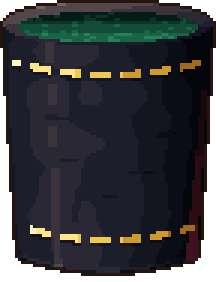
#> input picture assets/art/pixel-v3/vaso-v3.png, 72 x 94 px (shown 3 times larger)
$ python make_vaso_jugabilidad.py
#> lines starting #> are read from the running program, lines starting #| are printed output that depends on the picture; after the words box and inside, x2 and y2 are one past the last pixel; in counts of white or black regions, pixels touching at a corner belong together
#> further down, cup is the input picture: PIL image 72x94 RGBA; mean R, G, B, A 31.5, 32.8, 36.3, 225
"""Sprites del vaso para la etapa de jugabilidad (M1/M6): brillo dorado y pared delantera.

Parten del dibujo existente `vaso-v3.png` sin modificarlo. Se trabaja en la grilla lógica (720x450);
el juego los dibuja a x2 con filtro NEAREST.
  - vaso-brillo-v3.png : contorno dorado en tres anillos (#fff0a0 90%, #ffc850 50%, #f09628 25%) alrededor de la silueta.
  - vaso-frente-v3.png : solo la pared delantera (lo que queda por debajo del interior verde), para que el dado
                         que entra o sale se vea detrás de ella.
"""
from pathlib import Path
import numpy as np
from PIL import Image
from scipy import ndimage as nd

ART = Path(__file__).resolve().parents[2] / "assets" / "art" / "pixel-v3"
RINGS = [((255, 240, 160), 230), ((255, 200, 80), 130), ((240, 150, 40), 60)]
MARGIN = 8


def glow(cup: Image.Image) -> Image.Image:
    a = np.zeros((cup.height + 2 * MARGIN, cup.width + 2 * MARGIN), bool)
    a[MARGIN:MARGIN + cup.height, MARGIN:MARGIN + cup.width] = np.array(cup)[..., 3] > 0
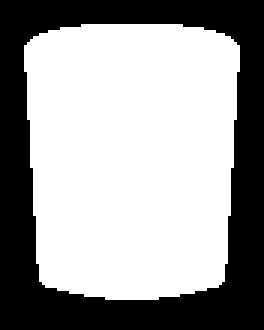
#> a: shape (110, 88) bool (shown 3 times larger); 61.7% white; 1 black region, box (x1, y1, x2, y2) and area: (0, 0, 88, 110) 3708
    out = np.zeros(a.shape + (4,), np.uint8)
    prev = a
    for r, (col, alpha) in enumerate(RINGS):
        grown = nd.binary_dilation(prev, iterations=1 if r == 0 else 2)
        out[grown & ~prev] = col + (alpha,)
        prev = grown
#> this loop made 3 passes
#> pass 1, in glow, `grown = nd.binary_dilation(prev, iterations=1 if r == 0 else 2)`:
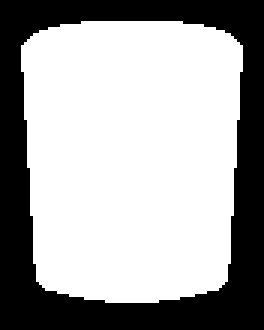
#> grown: shape (110, 88) bool (shown 3 times larger); 64.7% white; 1 black region, box (x1, y1, x2, y2) and area: (0, 0, 88, 110) 3416
#> pass 2, in glow, `grown = nd.binary_dilation(prev, iterations=1 if r == 0 else 2)`:
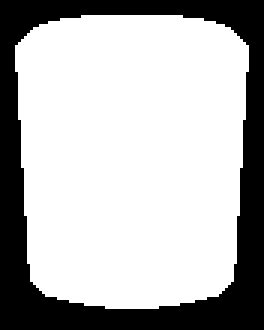
#> grown: shape (110, 88) bool (shown 3 times larger); 70.9% white; 1 black region, box (x1, y1, x2, y2) and area: (0, 0, 88, 110) 2820
#> pass 3, in glow, `grown = nd.binary_dilation(prev, iterations=1 if r == 0 else 2)`:
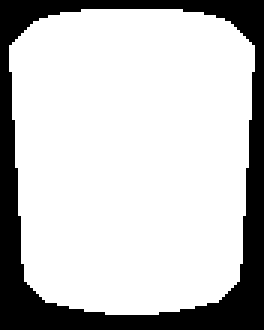
#> grown: shape (110, 88) bool (shown 3 times larger); 77.2% white; 1 black region, box (x1, y1, x2, y2) and area: (0, 0, 88, 110) 2208
#> after the loop:
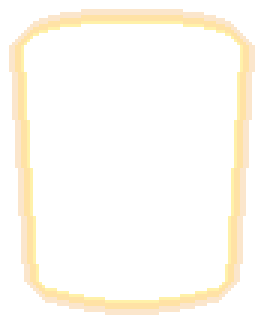
#> out: shape (110, 88, 4) (shown 3 times larger); mean of channels 0, 1, 2, 3 38.6, 29, 12.3, 18.7; transparent parts drawn white
    return Image.fromarray(out)


def front(cup: Image.Image) -> Image.Image:
    v = np.array(cup)
    green = (v[..., 1].astype(int) > v[..., 0].astype(int) + 12) & (v[..., 3] > 0)
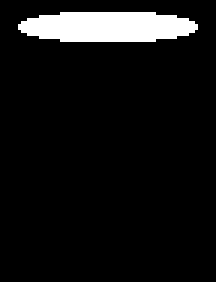
#> green: shape (94, 72) bool (shown 3 times larger); 7.4% white; 1 white region, box (x1, y1, x2, y2) and area: (6, 4, 66, 14) 500
    out = v.copy()
    for x in range(v.shape[1]):
        ys = np.where(green[:, x])[0]
        if len(ys):
            out[:ys.max() + 1, x, 3] = 0   # se quita todo hasta el piso del interior
        else:
            out[:9, x, 3] = 0              # bordes del aro, sin verde: arranca a la altura del lateral
#> this loop made 72 passes
#> ys on passes 7 to 18: [8, 9], [7, 8, 9, 10], [7, 8, 9, 10], [6, 7, 8, 9, 10, 11], [6, 7, 8, 9, 10, 11], [6, 7, 8, 9, 10, 11], [6, 7, 8, 9, 10, 11], [5, 6, 7, 8, 9, 10, 11, 12], [5, 6, 7, 8, 9, 10, 11, 12], [5, 6, 7, 8, 9, 10, 11, 12], [5, 6, 7, 8, 9, 10, 11, 12], [5, 6, 7, 8, 9, 10, 11, 12]
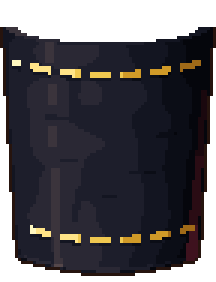
#> out: shape (94, 72, 4) (shown 3 times larger); 11.79% of pixels changed, all inside (x1, y1, x2, y2) = (0, 0, 72, 14); transparent parts drawn white
    return Image.fromarray(out)


if __name__ == "__main__":
    cup = Image.open(ART / "vaso-v3.png").convert("RGBA")
    glow(cup).save(ART / "vaso-brillo-v3.png")
    front(cup).save(ART / "vaso-frente-v3.png")
    print("ok", cup.size)
#| ok (72, 94)
